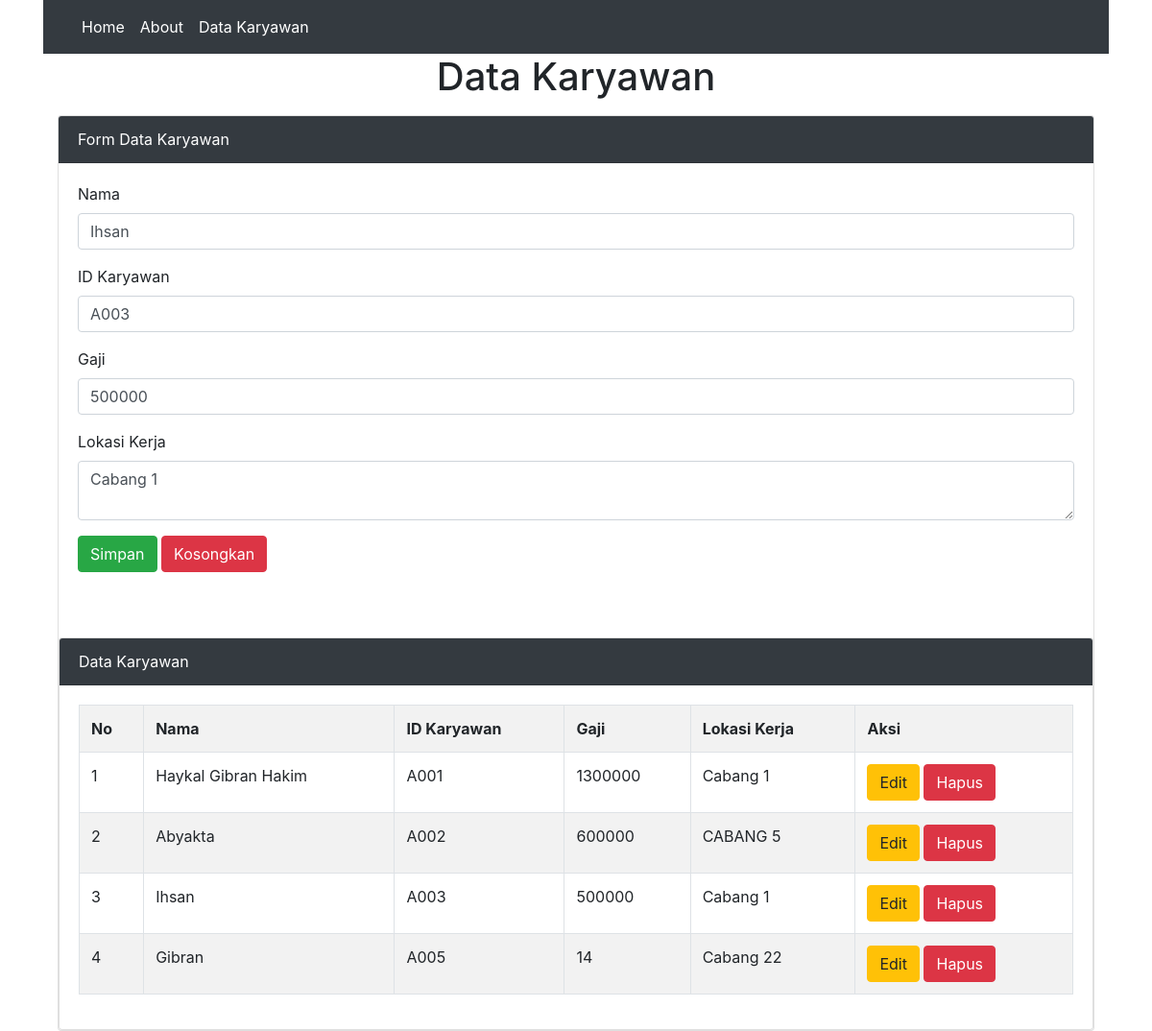
Screenshot of /datakaryawan.php?hal=edit&id=A003 with the database file from the repository.
### tables this page shows
CREATE TABLE `dt_karyawan` (
  `Nama` varchar(100) NOT NULL,
  `Idkaryawan` char(6) NOT NULL,
  `Gaji` int(11) NOT NULL,
  `LokasiKerja` varchar(100) NOT NULL
);

### datakaryawan.php (the view, shortened to what this page needs)
<?php
  $server   = "localhost";
  $user     = "root";
  $pass     = "";
  $database = "datakaryawan";
  $koneksi = mysqli_connect($server,$user,$pass,$database) or die (mysqli_error($koneksi));
  if(isset($_GET['hal'])){
    if($_GET['hal'] == "edit"){
    $tampil = mysqli_query($koneksi, "SELECT * FROM dt_karyawan WHERE Idkaryawan = '$_GET[id]' ");
    $data   = mysqli_fetch_array($tampil);
    if($data){
      $vnama    = $data['Nama'];
      $vid      = $data['Idkaryawan'];
      $vgaji    = $data['Gaji'];
      $vlokasi  = $data['LokasiKerja'];
      }
    }
  }
?>
<!doctype html>
<html lang="en">
  <head>
    <link rel="stylesheet" href="https://maxcdn.bootstrapcdn.com/bootstrap/4.0.0/css/bootstrap.min.css">
  </head>
  <body>
    <div class="container">
      <nav class="navbar navbar-expand-lg navbar-dark bg-dark">
          <div class="collapse navbar-collapse" id="navbarSupportedContent">
            <ul class="navbar-nav mr-auto">
              <li class="nav-item active">
                <a class="nav-link" href="index.php">Home <span class="sr-only">(current)</span></a>
              </li>
              <li class="nav-item active">
                  <a class="nav-link" href="#">About <span class="sr-only">(current)</span></a>
              </li>
              <li class="nav-item active">
                  <a class="nav-link" href="datakaryawan.php">Data Karyawan<span class="sr-only">(current)</span></a>
              </li>
            </ul>
          </div>
        </nav>
      <div class="container">
        <h1 class="text-center">Data Karyawan</h1>
        <div class="card mt-3">
          <div class="card-header bg-dark text-white">
            Form Data Karyawan
          </div>
          <div class="card-body">
            <form method="post" action="">
              <div class="form-group">
                <label>Nama</label>
                <input type="text" name="tnama" value="<?=@$vnama?>" class="form-control" placeholder="Masukkan Nama anda Disini!" required>
              </div>
              <div class="form-group">
                <label>ID Karyawan</label>
                <input type="text" name="tid" value="<?=@$vid?>" class="form-control" placeholder="Input ID Karyawan anda Disini!" required>
              </div>
              <div class="form-group">
                <label>Gaji</label>
                <input type="number" name="tgaji" value="<?=@$vgaji?>" class="form-control" placeholder="Input Gaji anda Disini!" required>
               </div>
              <div class="form-group">
                <label>Lokasi Kerja</label>
                <textarea class="form-control" name="tlokasi" placeholder="Input Lokasi Kerja anda Disini!"><?=@$vlokasi?></textarea>
              </div>
              <button type="submit" class="btn btn-success" name="bsimpan">Simpan</button>
              <button type="reset" class="btn btn-danger" name="breset">Kosongkan</button>
          </form>
        </div>
        <div class="card mt-5">
          <div class="card-header bg-dark text-white">
           Data Karyawan
          </div>
          <div class="card-body">
            <table class="table table-bordered table-striped">
              <tr>
                <th>No</th>
                <th>Nama</th>
                <th>ID Karyawan</th>
                <th>Gaji</th>
                <th>Lokasi Kerja</th>
                <th>Aksi</th>
              </tr>
              <?php
                $no = 1;
                $tampil = mysqli_query($koneksi, "SELECT * FROM dt_karyawan order by Idkaryawan");
                while($data = mysqli_fetch_array($tampil)){
              ?>
              <tr>
                <td><?=$no++;?></td>
                <td><?=$data['Nama']?></td>
                <td><?=$data['Idkaryawan']?></td>
                <td><?=$data['Gaji']?></td>
                <td><?=$data['LokasiKerja']?></td>
                <td>
                  <a href="datakaryawan.php?hal=edit&id=<?=$data['Idkaryawan']?>" class="btn btn-warning">Edit</a>
                  <a href="datakaryawan.php?hal=hapus$id=<?=$data['Idkaryawan']?>" onclick="return confirm('Apakah Anda yakin ingin mengahapus data ini?')" class="btn btn-danger">Hapus</a>
                </td>
              </tr>
              <?php } ?>
            </table>
        </div>
        </div>
      </div>
  </body>
</html>

### rows the page displays
dt_karyawan: tnama "Ihsan", tid "A003", tgaji "500000", tlokasi "Cabang 1", Nama "Ihsan", Idkaryawan "A003", Gaji "500000", LokasiKerja "Cabang 1"
dt_karyawan: Nama "Haykal Gibran Hakim", Idkaryawan "A001", Gaji "1300000", LokasiKerja "Cabang 1"
dt_karyawan: Nama "Abyakta", Idkaryawan "A002", Gaji "600000", LokasiKerja "CABANG 5"
dt_karyawan: Nama "Gibran", Idkaryawan "A005", Gaji "14", LokasiKerja "Cabang 22"
